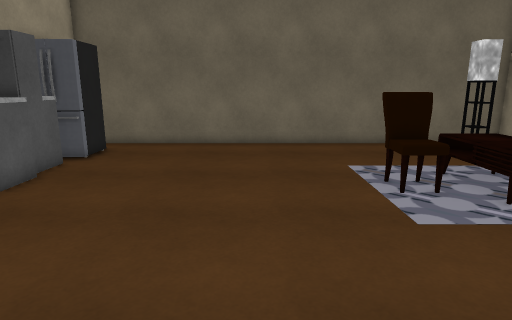
[1] (above)

15 first-person views from a walk through a 3-D level made in the Unity game engine. The camera is 1.5 m above the floor, tilts 12° down and sees 75° across. The floor is counted in squares, 0.5 m on a side. Each view is taken from the middle of a square. On the plan, view 1 faces up. The plan holds only what a view shows up to about 20 squares ahead; the rest is blank. The player is left out. Some surface patterns are stand-ins.

[2]
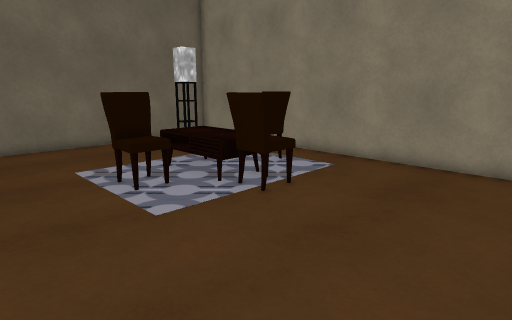

[3]
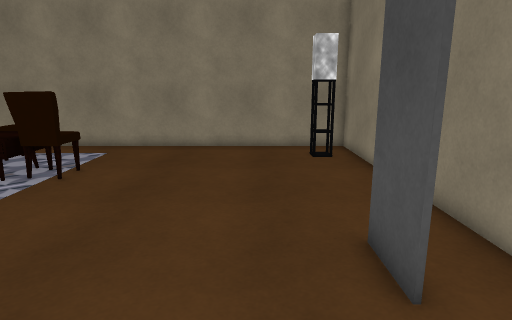

[4]
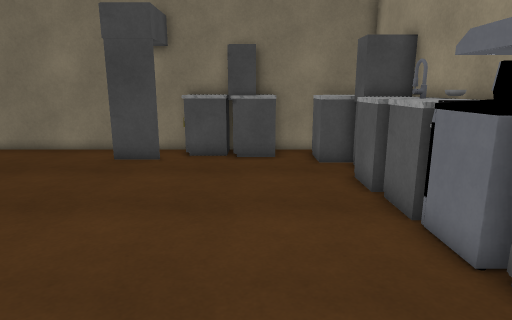

[5]
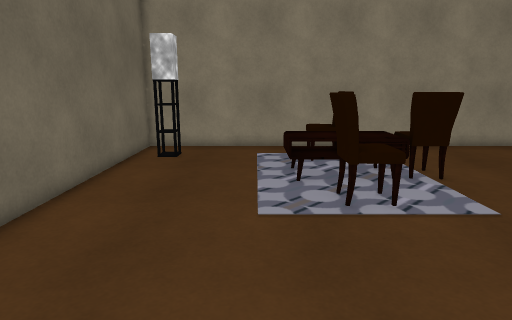

[6]
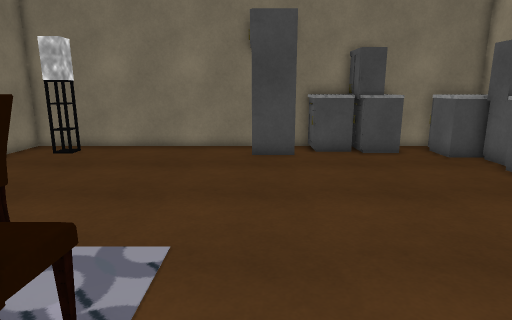

[7]
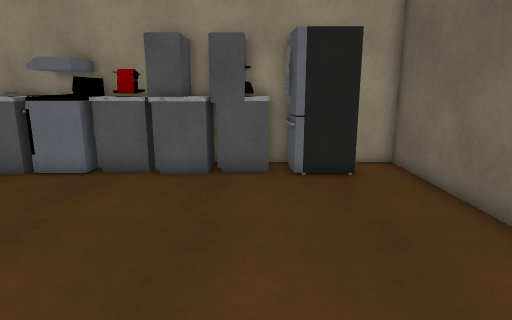

[8]
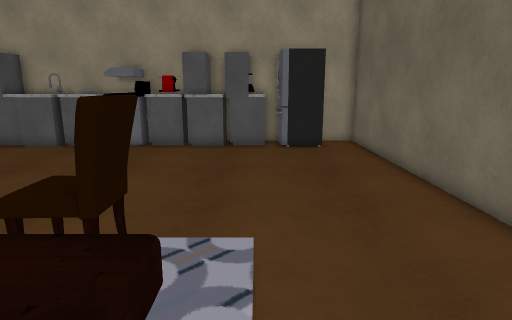

[9]
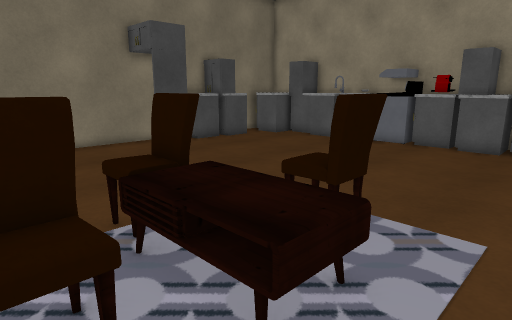

[10]
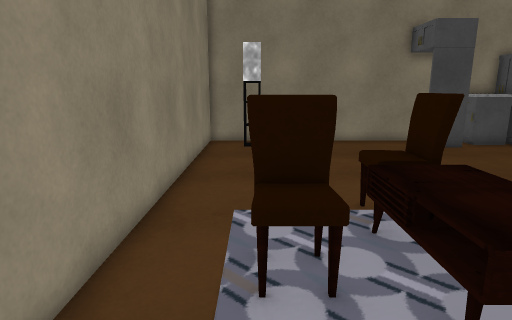

[11]
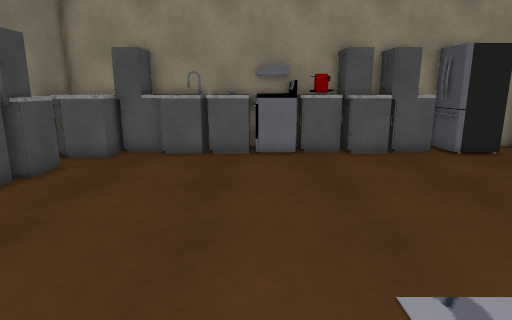

[12]
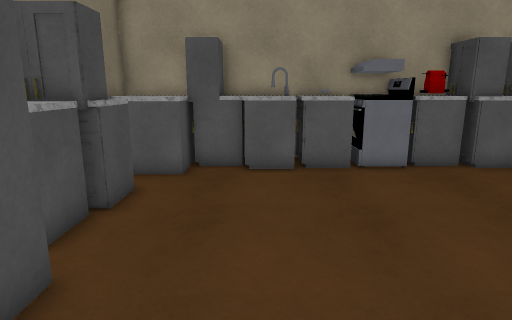

[13]
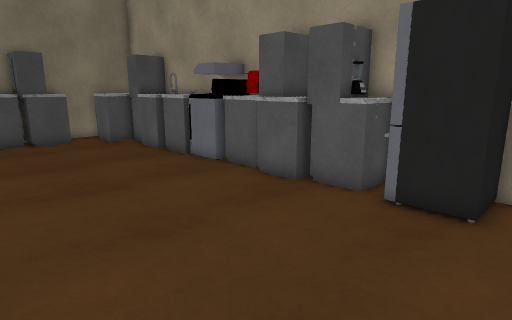

[14]
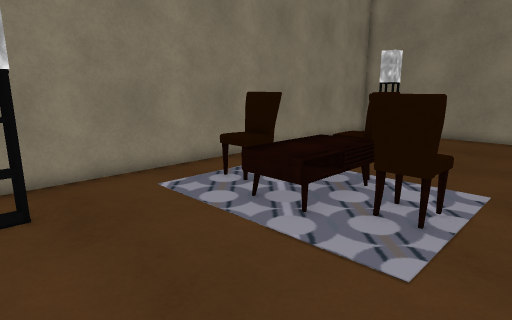

[15]
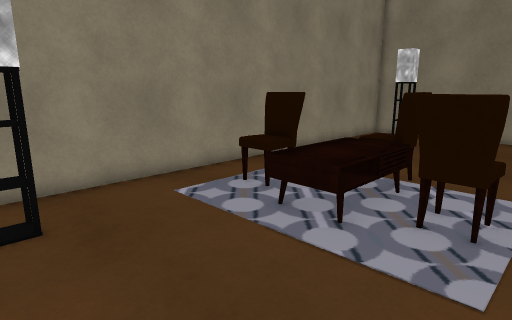

### Floor plan
Key: @ floor where view 1 was taken; # wall or solid block; . floor; ^ raised ledge; O other object.
Columns run from 10 left of view 1 to 14 right of it. Each row starts with its distance up from view 1.
 19 #########################
 18 #.......................#
 17 #OO..................#..#
 16 # O.....................#
 15 # O.....................#
 14 #OO.....................#
 13 #O^.....................#
 12 ###.............OOOO  ..#
 11 #^^...........OOOOOOOO..#
 10 ###...........OOOOOOOO..#
  9 ##^...........OOOOOOOO..#
  8 #O^.............OOOO  ..#
  7 #OO..............OO.....#
  6 # O..............O......#
  5 #OO.....................#
  4 #O^.....................#
  3 #^^.....................#
  2 #^^.....................#
  1 #^^.....................#
  0 #^^.......@.............#
 -1 ###.....................#
 -2 #^^^......OOO...........#
 -3 # ^^.^##^^...........#..#
 -4 # ^^.^##^^..............#
 -5 ###########O#############

Positions as (right, up) in squares from view 1, and headings:
1: (0, 0), facing up
2: (0, 0), facing up-right
3: (-4, 0), facing right
4: (-4, 12), facing down
5: (-4, 13), facing right
6: (2, 13), facing down
7: (4, 13), facing left
8: (10, 13), facing left
9: (11, 14), facing down-left
10: (11, 15), facing down
11: (8, 5), facing left
12: (5, 1), facing left
13: (1, 18), facing down-left
14: (2, 18), facing down-right
15: (3, 18), facing down-right
